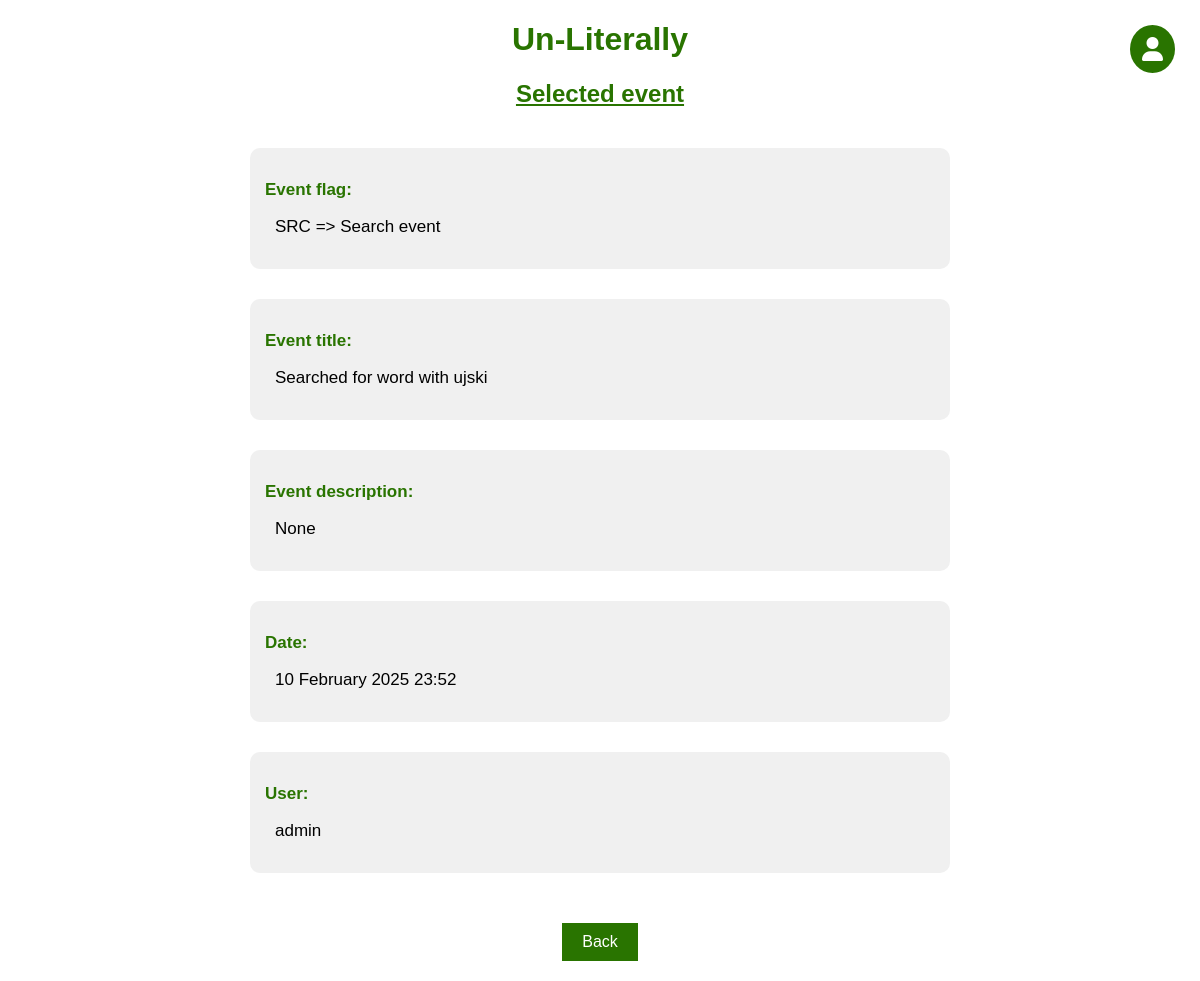
/show/event_137 (signed in), run on the app's committed database.
### app.py (models this page shows)
class History(db.Model):
    id = db.Column(db.Integer, primary_key=True)
    flag = db.Column(db.String(3), db.ForeignKey('flags.name'))
    date = db.Column(db.DateTime, default=datetime.utcnow)
    title = db.Column(db.String(5000), nullable=False)
    description = db.Column(db.String(5000), nullable=True)
    user = db.Column(db.String(50), nullable=False)

class Flags(db.Model):
    id = db.Column(db.Integer, primary_key=True)
    name = db.Column(db.String(3), nullable=False)
    description = db.Column(db.String(5000), nullable=False)
    events = db.relationship('History', backref='flags')

### app.py (the view)
@app.route('/show/event_<int:id>')
@login_required
def show_event(id):
    if 1 == current_user.role_id:
        try:
            event_to_show = History.query.get_or_404(id)
            flag = Flags.query.filter(Flags.name == event_to_show.flag).first()
            return render_template('show_event.html', event=event_to_show, flag=flag)
        except Exception as e:
            title = 'There was an issue deleting this event'
            log_events(flag='ER?', title=title, description=e)
            return render_template('error_page.html', message=title)
    else:
        title = 'permission to look into history events'
        log_events(flag='ER!', title=f'No {title}', description=None)
        return render_template('error_page.html', message=f'You dont have {title}')

### app.py (called while the page is built)
@login_manager.user_loader
def load_user(user_id):
    return User.query.get(user_id)

### templates/show_event.html (shortened to what this page needs)
{% extends 'base.html' %}
{% block head %}
<link rel="stylesheet" href="https://cdnjs.cloudflare.com/ajax/libs/font-awesome/6.0.0-beta3/css/all.min.css">
{% endblock %}
{% block body %}
<div class="name">
    <h1 style="text-align: center; color: #297400; font-family: Arial; font-weight: bold;">Un-Literally</h1>
    <h2 style="text-align: center; color: #297400; text-decoration: underline; font-family: Arial; font-weight: bold;">Selected event</h2>
</div>
<div class="container_column">
    <div class="info_block">
        <p class="info_label">Event flag:</p>
        <p class="info_value">{{event.flag}}  =>  {{flag.description}}</p>
    </div>
    <div class="info_block">
        <p class="info_label">Event title:</p>
        <p class="info_value">{{event.title}}</p>
    </div>
    <div class="info_block">
        <p class="info_label">Event description:</p>
        <p class="info_value">{{event.description}}</p>
    </div>
    <div class="info_block">
        <p class="info_label">Date:</p>
        <p class="info_value">{{event.date.strftime("%d %B %Y %H:%M")}}</p>
    </div>
    <div class="info_block">
        <p class="info_label">User:</p>
        <p class="info_value">{{event.user}}</p>
    </div>
    <div class="button-container">
        <button class="back_button_v2" onclick="window.location='/history'">Back</button>
    </div>
</div>
<div class="user-dropdown-container">
    <button class="user-icon" onclick="toggleDropdown()">
        <i class="fas fa-user"></i>
    </button>
</div>
{% endblock %}

### static/css/main.css (style rules this page uses)
body, html { margin: 0; font-family: sans-serif; background-color: #FFFFFF; }
.name { margin: 0 auto; width: 400px; }
.container_column { max-width: 800px; margin: auto; padding: 20px; display: flex; flex-wrap: wrap; justify-content: center; }
.container_column { display: flex; flex-direction: column; align-items: center; padding: 20px; margin: auto; max-width: 1000px; width: 90%; box-sizing: border-box; }
.button-container { display: flex; justify-content: center; gap: 20px; width: 100%; margin-top: 20px; }
button { padding: 10px 20px; font-size: 16px; border: none; cursor: pointer; transition: background-color 0.3s; }
button, input[type="submit"] { padding: 15px 40px; font-size: 18px; border: none; cursor: pointer; transition: background-color 0.3s; }
.accept_button, .back_button_v2 { padding: 10px 20px; font-size: 16px; border: none; cursor: pointer; transition: background-color 0.3s; }
.back_button_v2 { background-color: #297400; color: white; }
.info_block { background-color: #f0f0f0; padding: 15px; border-radius: 10px; width: 100%; box-sizing: border-box; max-width: 700px; margin-bottom: 30px; position: relative; }
.info_label { color: #297400; font-size: 17px; font-weight: bold; margin-bottom: 5px; }
.info_value { font-size: 17px; margin-left: 10px; }
.user-dropdown-container { position: absolute; top: 25px; right: 25px; }
.user-icon { background-color: #297400; color: white; border: none; padding: 12px; border-radius: 50%; font-size: 24px; cursor: pointer; display: flex; align-items: center; justify-content: center; }

### data on the page
History: flag "SRC", title "Searched for word with ujski", description "None", date "10 February 2025 23:52", user "admin"
Flags: description "Search event"
